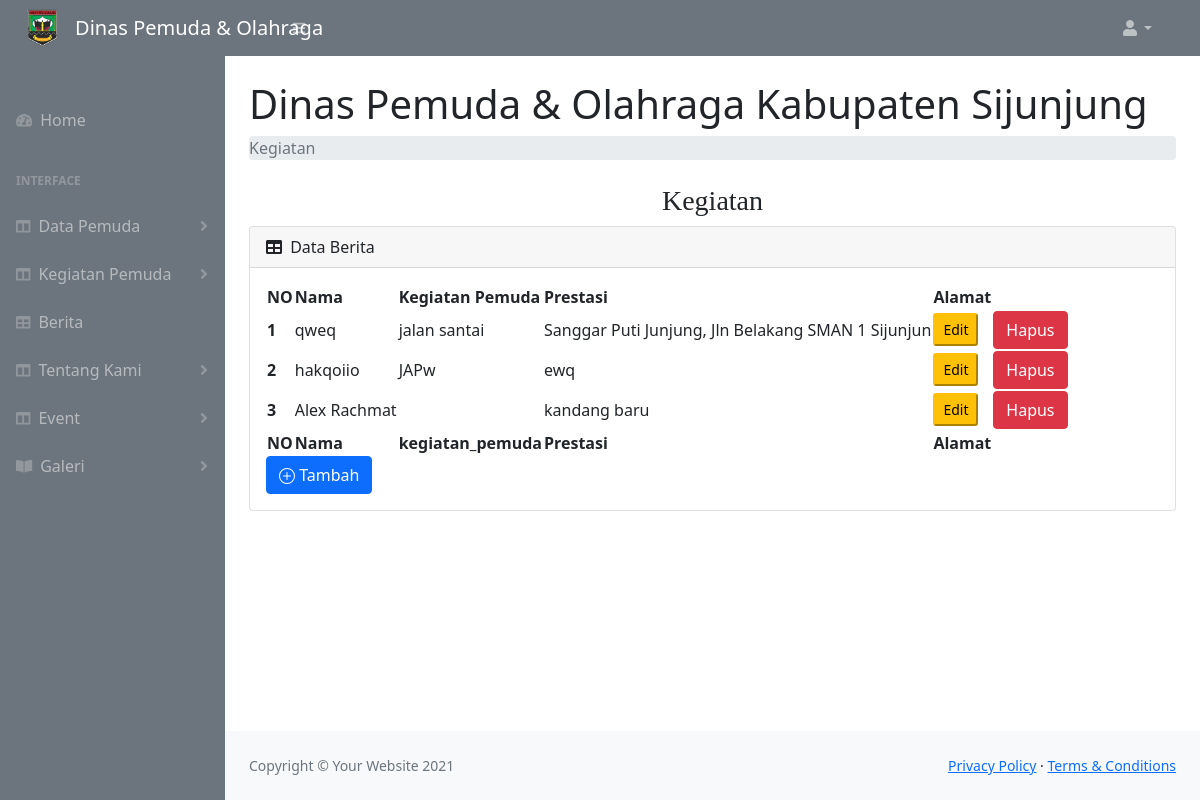
Page /admin-kegiatan.php on the committed database.
### tables this page shows
CREATE TABLE `tb_kegiatan_pemuda` (
  `id_kegiatan` int(11) NOT NULL,
  `nama` varchar(35) NOT NULL,
  `prestasi` varchar(50) NOT NULL,
  `alamat` varchar(50) NOT NULL
);

### admin-kegiatan.php (the view, shortened to what this page needs)
<!DOCTYPE html>
<html lang="en">
    <head>
        <link href="https://cdn.jsdelivr.net/npm/simple-datatables@latest/dist/style.css" rel="stylesheet" />
        <link href="css/styles.css" rel="stylesheet" />
        <link rel="stylesheet" href="https://maxcdn.bootstrapcdn.com/bootstrap/4.5.2/css/bootstrap.min.css">
        <link href="https://cdn.jsdelivr.net/npm/bootstrap@5.0.1/dist/css/bootstrap.min.css" rel="stylesheet">
        <link href="https://cdn.jsdelivr.net/npm/bootstrap@5.0.1/dist/css/bootstrap.min.css" rel="stylesheet">
    </head>
    <body class="sb-nav-fixed">
    <nav class="sb-topnav navbar navbar-expand navbar-dark bg-secondary">
            <img alt="Logo Pertanian" src="images/pemkabb.png" height="40px" style="margin-left: 10px;" >
            <a class="navbar-brand ps-3" href="#">Dinas Pemuda & Olahraga</a>
            <button class="btn btn-link btn-sm order-1 order-lg-0 me-4 me-lg-0" id="sidebarToggle" href="#!"><i class="fas fa-bars"></i></button>
            <ul class="navbar-nav ms-auto ms-md-0 me-3 me-lg-4">
                <li class="nav-item dropdown">
                    <a class="nav-link dropdown-toggle" id="navbarDropdown" href="#" role="button" data-bs-toggle="dropdown" aria-expanded="false"><i class="fas fa-user fa-fw"></i></a>
                </li>
            </ul>
        </nav>
        <div id="layoutSidenav">
            <div id="layoutSidenav_nav">
                <nav class="sb-sidenav accordion sb-sidenav-dark" id="sidenavAccordion" style="background-color : #6c757d">
                    <div class="sb-sidenav-menu">
                        <div class="nav">
                            <div class="sb-sidenav-menu-heading"></div>
                            <a class="nav-link" href=".php">
                                <div class="sb-nav-link-icon"><i class="fas fa-tachometer-alt"></i></div>
                                Home
                            </a>
                            <div class="sb-sidenav-menu-heading">Interface</div>
                            <a class="nav-link collapsed" href="#" data-bs-toggle="collapse" data-bs-target="#collapseLayouts" aria-expanded="false" aria-controls="collapseLayouts">
                                <div class="sb-nav-link-icon"><i class="fas fa-columns"></i></div>
                                Data Pemuda
                                <div class="sb-sidenav-collapse-arrow"><i class="fas fa-angle-down"></i></div>
                            </a>
                            <a class="nav-link collapsed" href="admin-kegiatan" data-bs-toggle="collapse" data-bs-target="#collapseLayouts2" aria-expanded="false" aria-controls="collapseLayouts">
                                <div class="sb-nav-link-icon"><i class="fas fa-columns"></i></div>
                                Kegiatan Pemuda
                                <div class="sb-sidenav-collapse-arrow"><i class="fas fa-angle-down"></i></div>
                            </a>
                            <a class="nav-link" href="admin-berita.php">
                                <div class="sb-nav-link-icon"><i class="fas fa-table"></i></div>
                                Berita
                            </a>
                            <a class="nav-link collapsed" href="admin-kegiatan" data-bs-toggle="collapse" data-bs-target="#collapseLayouts4" aria-expanded="false" aria-controls="collapseLayouts">
                                <div class="sb-nav-link-icon"><i class="fas fa-columns"></i></div>
                                Tentang Kami
                                <div class="sb-sidenav-collapse-arrow"><i class="fas fa-angle-down"></i></div>
                            </a>
                            <a class="nav-link collapsed" href="#" data-bs-toggle="collapse" data-bs-target="#collapseLayouts" aria-expanded="false" aria-controls="collapseLayouts">
                                <div class="sb-nav-link-icon"><i class="fas fa-columns"></i></div>
                                Event
                                <div class="sb-sidenav-collapse-arrow"><i class="fas fa-angle-down"></i></div>
                            </a>
                            <a class="nav-link collapsed" href="#" data-bs-toggle="collapse" data-bs-target="#collapsePages" aria-expanded="false" aria-controls="collapsePages">
                                <div class="sb-nav-link-icon"><i class="fas fa-book-open"></i></div>
                                Galeri
                                <div class="sb-sidenav-collapse-arrow"><i class="fas fa-angle-down"></i></div>
                            </a>
                    </div>
                </nav>
            </div>
            <div id="layoutSidenav_content">
                <main>
                    <div class="container-fluid px-4">
                        <h1 class="mt-4">Dinas Pemuda & Olahraga Kabupaten Sijunjung</h1>
                        <ol class="breadcrumb mb-4">
                            <li class="breadcrumb-item active">Kegiatan</li>
                        </ol>
                        <h3 style="text-align : center; font-family : serif;">Kegiatan</h3>
                        <div class="card mb-4">
                            <div class="card-header">
                                <i class="fas fa-table me-1"></i>
                                Data Berita
                            </div>
                            <div class="card-body">
                                <table id="datatablesSimple">
                                    <thead>
                                        <tr>
                                            <th>NO</th>
                                            <th>Nama</th>
                                            <th>Kegiatan Pemuda</th>
                                            <th>Prestasi</th>
                                            <th>Alamat</th>
                                            <th></th>
                                        </tr>
                                    </thead>
                                    <tfoot>
                                        <tr>
                                             <th>NO</th>
                                            <th>Nama</th>
                                            <th>kegiatan_pemuda</th>
                                            <th>Prestasi</th>
                                            <th>Alamat</th>
                                            <th></th>
                                        </tr>
                                    </tfoot>
                                    <tbody>
                                    <?php
                            $koneksi = mysqli_connect("localhost","root","","db_website");
                             $query = mysqli_query($koneksi,"SELECT * FROM tb_kegiatan_pemuda");
                             $no = 0;
                             while($data = mysqli_fetch_array($query))
                                 {
                                    $no++;
                            ?>
                                        <tr>
                                            <th scope="row"><?=  $no ?></th>
                                            <td><?php echo $data["nama"] ?></td>
                                            <td><?php echo $data["prestasi"] ?></td>
                                            <td><?php echo $data["alamat"] ?></td>
                                            <td><button type="button" class="btn-sm btn-warning" data-toggle="modal" data-target="#exampleModal1<?php echo $data["id_kegiatan"] ?>">
                                             Edit
                                            </button>
</div>
<td>
<a href="hapus-kegiatan.php?id_kegiatan=<?= $data['id_kegiatan'] ?>" class="btn btn-danger" onclick="return confirm('Anda Yakin Ingin Menghapus Data?')">Hapus</a>
                                            <?php
                             }
                              ?>
                                </td>
        <div><button type="button" class="btn btn-primary" data-toggle="modal" data-target="#exampleModal">
           Tambah
          </button>
</div>
                            </div>
                        </div>
                <footer class="py-4 bg-light mt-auto">
                    <div class="container-fluid px-4">
                        <div class="d-flex align-items-center justify-content-between small">
                            <div class="text-muted">Copyright &copy; Your Website 2021</div>
                            <div>
                                <a href="#">Privacy Policy</a>
                                &middot;
                                <a href="#">Terms &amp; Conditions</a>
                            </div>
                        </div>
                    </div>
                </footer>
    </body>
</html>

### rows in the picture
tb_kegiatan_pemuda: nama "qweq", prestasi "jalan santai", alamat "Sanggar Puti Junjung, Jln Belakang SMAN 1 Sijunjun"
tb_kegiatan_pemuda: nama "hakqoiio", prestasi "JAPw", alamat "ewq"
tb_kegiatan_pemuda: nama "Alex Rachmat", alamat "kandang baru"
